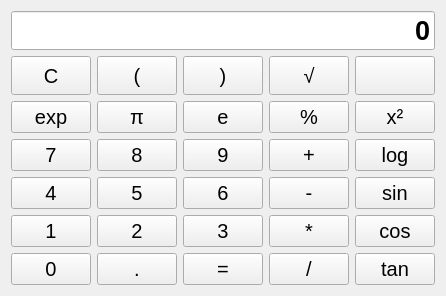
      <widget class="QWidget" name="engineer_page">
       <layout class="QGridLayout" name="gridLayout_6">
        <item row="1" column="0">
         <layout class="QGridLayout" name="gridLayout_5">
          <item row="4" column="2">
           <widget class="QPushButton" name="btn_e">
            <property name="sizePolicy">
             <sizepolicy hsizetype="Expanding" vsizetype="Expanding">
              <horstretch>0</horstretch>
              <verstretch>0</verstretch>
             </sizepolicy>
            </property>
            <property name="minimumSize">
             <size>
              <width>60</width>
              <height>0</height>
             </size>
            </property>
            <property name="font">
             <font>
              <pointsize>15</pointsize>
             </font>
            </property>
            <property name="styleSheet">
             <string notr="true"/>
            </property>
            <property name="text">
             <string>e</string>
            </property>
           </widget>
          </item>
          <item row="7" column="2">
           <widget class="QPushButton" name="btn_3_2">
            <property name="sizePolicy">
             <sizepolicy hsizetype="Expanding" vsizetype="Expanding">
              <horstretch>0</horstretch>
              <verstretch>0</verstretch>
             </sizepolicy>
            </property>
            <property name="minimumSize">
             <size>
              <width>60</width>
              <height>0</height>
             </size>
            </property>
            <property name="font">
             <font>
              <pointsize>15</pointsize>
             </font>
            </property>
            <property name="text">
             <string>3</string>
            </property>
           </widget>
          </item>
          <item row="5" column="1">
           <widget class="QPushButton" name="btn_8_2">
            <property name="sizePolicy">
             <sizepolicy hsizetype="Expanding" vsizetype="Expanding">
              <horstretch>0</horstretch>
              <verstretch>0</verstretch>
             </sizepolicy>
            </property>
            <property name="minimumSize">
             <size>
              <width>60</width>
              <height>0</height>
             </size>
            </property>
            <property name="font">
             <font>
              <pointsize>15</pointsize>
             </font>
            </property>
            <property name="text">
             <string>8</string>
            </property>
           </widget>
          </item>
          <item row="7" column="3">
           <widget class="QPushButton" name="btn_multiple_2">
            <property name="sizePolicy">
             <sizepolicy hsizetype="Expanding" vsizetype="Expanding">
              <horstretch>0</horstretch>
              <verstretch>0</verstretch>
             </sizepolicy>
            </property>
            <property name="minimumSize">
             <size>
              <width>60</width>
              <height>0</height>
             </size>
            </property>
            <property name="font">
             <font>
              <pointsize>15</pointsize>
             </font>
            </property>
            <property name="styleSheet">
             <string notr="true"/>
            </property>
            <property name="text">
             <string>*</string>
            </property>
           </widget>
          </item>
          <item row="7" column="0">
           <widget class="QPushButton" name="btn_1_2">
            <property name="sizePolicy">
             <sizepolicy hsizetype="Expanding" vsizetype="Expanding">
              <horstretch>0</horstretch>
              <verstretch>0</verstretch>
             </sizepolicy>
            </property>
            <property name="minimumSize">
             <size>
              <width>60</width>
              <height>0</height>
             </size>
            </property>
            <property name="font">
             <font>
              <pointsize>15</pointsize>
             </font>
            </property>
            <property name="text">
             <string>1</string>
            </property>
           </widget>
          </item>
          <item row="7" column="4">
           <widget class="QPushButton" name="btn_cos">
            <property name="sizePolicy">
             <sizepolicy hsizetype="Expanding" vsizetype="Expanding">
              <horstretch>0</horstretch>
              <verstretch>0</verstretch>
             </sizepolicy>
            </property>
            <property name="minimumSize">
             <size>
              <width>60</width>
              <height>0</height>
             </size>
            </property>
            <property name="font">
             <font>
              <pointsize>15</pointsize>
             </font>
            </property>
            <property name="styleSheet">
             <string notr="true"/>
            </property>
            <property name="text">
             <string>cos</string>
            </property>
           </widget>
          </item>
          <item row="8" column="1">
           <widget class="QPushButton" name="btn_dot_2">
            <property name="sizePolicy">
             <sizepolicy hsizetype="Expanding" vsizetype="Expanding">
              <horstretch>0</horstretch>
              <verstretch>0</verstretch>
             </sizepolicy>
            </property>
            <property name="minimumSize">
             <size>
              <width>60</width>
              <height>0</height>
             </size>
            </property>
            <property name="font">
             <font>
              <pointsize>15</pointsize>
             </font>
            </property>
            <property name="text">
             <string>.</string>
            </property>
           </widget>
          </item>
          <item row="4" column="0">
           <widget class="QPushButton" name="btn_exp">
            <property name="sizePolicy">
             <sizepolicy hsizetype="Expanding" vsizetype="Expanding">
              <horstretch>0</horstretch>
              <verstretch>0</verstretch>
             </sizepolicy>
            </property>
            <property name="minimumSize">
             <size>
              <width>60</width>
              <height>0</height>
             </size>
            </property>
            <property name="font">
             <font>
              <pointsize>15</pointsize>
             </font>
            </property>
            <property name="styleSheet">
             <string notr="true"/>
            </property>
            <property name="text">
             <string>exp</string>
            </property>
           </widget>
          </item>
          <item row="6" column="1">
           <widget class="QPushButton" name="btn_5_2">
            <property name="sizePolicy">
             <sizepolicy hsizetype="Expanding" vsizetype="Expanding">
              <horstretch>0</horstretch>
              <verstretch>0</verstretch>
             </sizepolicy>
            </property>
            <property name="minimumSize">
             <size>
              <width>60</width>
              <height>0</height>
             </size>
            </property>
            <property name="font">
             <font>
              <pointsize>15</pointsize>
             </font>
            </property>
            <property name="text">
             <string>5</string>
            </property>
           </widget>
          </item>
          <item row="8" column="0">
           <widget class="QPushButton" name="btn_0_2">
            <property name="sizePolicy">
             <sizepolicy hsizetype="Expanding" vsizetype="Expanding">
              <horstretch>0</horstretch>
              <verstretch>0</verstretch>
             </sizepolicy>
            </property>
            <property name="minimumSize">
             <size>
              <width>60</width>
              <height>0</height>
             </size>
            </property>
            <property name="font">
             <font>
              <pointsize>15</pointsize>
             </font>
            </property>
            <property name="text">
             <string>0</string>
            </property>
           </widget>
          </item>
          <item row="3" column="1">
           <widget class="QPushButton" name="btn_leftbracket_2">
            <property name="sizePolicy">
             <sizepolicy hsizetype="Expanding" vsizetype="Expanding">
              <horstretch>0</horstretch>
              <verstretch>0</verstretch>
             </sizepolicy>
            </property>
            <property name="minimumSize">
             <size>
              <width>60</width>
              <height>0</height>
             </size>
            </property>
            <property name="font">
             <font>
              <pointsize>15</pointsize>
             </font>
            </property>
            <property name="text">
             <string>(</string>
            </property>
           </widget>
          </item>
          <item row="3" column="0">
           <widget class="QPushButton" name="btn_clear_2">
            <property name="sizePolicy">
             <sizepolicy hsizetype="Expanding" vsizetype="Expanding">
              <horstretch>0</horstretch>
              <verstretch>0</verstretch>
             </sizepolicy>
            </property>
            <property name="minimumSize">
             <size>
              <width>60</width>
              <height>0</height>
             </size>
            </property>
            <property name="font">
             <font>
              <pointsize>15</pointsize>
             </font>
            </property>
            <property name="styleSheet">
             <string notr="true"/>
            </property>
            <property name="text">
             <string>C</string>
            </property>
           </widget>
          </item>
          <item row="4" column="4">
           <widget class="QPushButton" name="btn_square">
            <property name="sizePolicy">
             <sizepolicy hsizetype="Expanding" vsizetype="Expanding">
              <horstretch>0</horstretch>
              <verstretch>0</verstretch>
             </sizepolicy>
            </property>
            <property name="minimumSize">
             <size>
              <width>60</width>
              <height>0</height>
             </size>
            </property>
            <property name="font">
             <font>
              <pointsize>15</pointsize>
             </font>
            </property>
            <property name="text">
             <string>x²</string>
            </property>
           </widget>
          </item>
          <item row="3" column="3">
           <widget class="QPushButton" name="btn_radical">
            <property name="sizePolicy">
             <sizepolicy hsizetype="Expanding" vsizetype="Expanding">
              <horstretch>0</horstretch>
              <verstretch>0</verstretch>
             </sizepolicy>
            </property>
            <property name="minimumSize">
             <size>
              <width>60</width>
              <height>0</height>
             </size>
            </property>
            <property name="font">
             <font>
              <pointsize>15</pointsize>
             </font>
            </property>
            <property name="text">
             <string>√</string>
            </property>
           </widget>
          </item>
          <item row="4" column="1">
           <widget class="QPushButton" name="btn_pi">
            <property name="sizePolicy">
             <sizepolicy hsizetype="Expanding" vsizetype="Expanding">
              <horstretch>0</horstretch>
              <verstretch>0</verstretch>
             </sizepolicy>
            </property>
            <property name="minimumSize">
             <size>
              <width>60</width>
              <height>0</height>
             </size>
            </property>
            <property name="font">
             <font>
              <pointsize>15</pointsize>
             </font>
            </property>
            <property name="styleSheet">
             <string notr="true"/>
            </property>
            <property name="text">
             <string>π</string>
            </property>
           </widget>
          </item>
          <item row="6" column="0">
           <widget class="QPushButton" name="btn_4_2">
            <property name="sizePolicy">
             <sizepolicy hsizetype="Expanding" vsizetype="Expanding">
              <horstretch>0</horstretch>
              <verstretch>0</verstretch>
             </sizepolicy>
            </property>
            <property name="minimumSize">
             <size>
              <width>60</width>
              <height>0</height>
             </size>
            </property>
            <property name="font">
             <font>
              <pointsize>15</pointsize>
             </font>
            </property>
            <property name="text">
             <string>4</string>
            </property>
           </widget>
          </item>
          <item row="4" column="3">
           <widget class="QPushButton" name="btn_procent">
            <property name="sizePolicy">
             <sizepolicy hsizetype="Expanding" vsizetype="Expanding">
              <horstretch>0</horstretch>
              <verstretch>0</verstretch>
             </sizepolicy>
            </property>
            <property name="minimumSize">
             <size>
              <width>60</width>
              <height>0</height>
             </size>
            </property>
            <property name="font">
             <font>
              <pointsize>15</pointsize>
             </font>
            </property>
            <property name="styleSheet">
             <string notr="true"/>
            </property>
            <property name="text">
             <string>%</string>
            </property>
           </widget>
          </item>
          <item row="5" column="4">
           <widget class="QPushButton" name="btn_log">
            <property name="sizePolicy">
             <sizepolicy hsizetype="Expanding" vsizetype="Expanding">
              <horstretch>0</horstretch>
              <verstretch>0</verstretch>
             </sizepolicy>
            </property>
            <property name="minimumSize">
             <size>
              <width>60</width>
              <height>0</height>
             </size>
            </property>
            <property name="font">
             <font>
              <pointsize>15</pointsize>
             </font>
            </property>
            <property name="styleSheet">
             <string notr="true"/>
            </property>
            <property name="text">
             <string>log</string>
            </property>
           </widget>
          </item>
          <item row="5" column="0">
           <widget class="QPushButton" name="btn_7_2">
            <property name="sizePolicy">
             <sizepolicy hsizetype="Expanding" vsizetype="Expanding">
              <horstretch>0</horstretch>
              <verstretch>0</verstretch>
             </sizepolicy>
            </property>
            <property name="minimumSize">
             <size>
              <width>60</width>
              <height>0</height>
             </size>
            </property>
            <property name="font">
             <font>
              <pointsize>15</pointsize>
             </font>
            </property>
            <property name="text">
             <string>7</string>
            </property>
           </widget>
          </item>
          <item row="6" column="3">
           <widget class="QPushButton" name="btn_minus_2">
            <property name="sizePolicy">
             <sizepolicy hsizetype="Expanding" vsizetype="Expanding">
              <horstretch>0</horstretch>
              <verstretch>0</verstretch>
             </sizepolicy>
            </property>
            <property name="minimumSize">
             <size>
              <width>60</width>
              <height>0</height>
             </size>
            </property>
            <property name="font">
             <font>
              <pointsize>15</pointsize>
             </font>
            </property>
            <property name="styleSheet">
             <string notr="true"/>
            </property>
            <property name="text">
             <string>-</string>
            </property>
           </widget>
          </item>
          <item row="5" column="3">
           <widget class="QPushButton" name="btn_plus_2">
            <property name="sizePolicy">
             <sizepolicy hsizetype="Expanding" vsizetype="Expanding">
              <horstretch>0</horstretch>
              <verstretch>0</verstretch>
             </sizepolicy>
            </property>
            <property name="minimumSize">
             <size>
              <width>60</width>
              <height>0</height>
             </size>
            </property>
            <property name="font">
             <font>
              <pointsize>15</pointsize>
             </font>
            </property>
            <property name="styleSheet">
             <string notr="true"/>
            </property>
            <property name="text">
             <string>+</string>
            </property>
           </widget>
          </item>
          <item row="8" column="4">
           <widget class="QPushButton" name="btn_tan">
            <property name="sizePolicy">
             <sizepolicy hsizetype="Expanding" vsizetype="Expanding">
              <horstretch>0</horstretch>
              <verstretch>0</verstretch>
             </sizepolicy>
            </property>
            <property name="minimumSize">
             <size>
              <width>60</width>
              <height>0</height>
             </size>
            </property>
            <property name="font">
             <font>
              <pointsize>15</pointsize>
             </font>
            </property>
            <property name="styleSheet">
             <string notr="true"/>
            </property>
            <property name="text">
             <string>tan</string>
            </property>
           </widget>
          </item>
          <item row="5" column="2">
           <widget class="QPushButton" name="btn_9_2">
            <property name="sizePolicy">
             <sizepolicy hsizetype="Expanding" vsizetype="Expanding">
              <horstretch>0</horstretch>
              <verstretch>0</verstretch>
             </sizepolicy>
            </property>
            <property name="minimumSize">
             <size>
              <width>60</width>
              <height>0</height>
             </size>
            </property>
            <property name="font">
             <font>
              <pointsize>15</pointsize>
             </font>
            </property>
            <property name="text">
             <string>9</string>
            </property>
           </widget>
          </item>
          <item row="3" column="2">
           <widget class="QPushButton" name="btn_rightbracket_2">
            <property name="sizePolicy">
             <sizepolicy hsizetype="Expanding" vsizetype="Expanding">
              <horstretch>0</horstretch>
              <verstretch>0</verstretch>
             </sizepolicy>
            </property>
            <property name="minimumSize">
             <size>
              <width>60</width>
              <height>0</height>
             </size>
            </property>
            <property name="font">
             <font>
              <pointsize>15</pointsize>
             </font>
            </property>
            <property name="text">
             <string>)</string>
            </property>
           </widget>
          </item>
          <item row="6" column="4">
           <widget class="QPushButton" name="btn_sin">
            <property name="sizePolicy">
             <sizepolicy hsizetype="Expanding" vsizetype="Expanding">
              <horstretch>0</horstretch>
              <verstretch>0</verstretch>
             </sizepolicy>
            </property>
            <property name="minimumSize">
             <size>
              <width>60</width>
              <height>0</height>
             </size>
            </property>
            <property name="font">
             <font>
              <pointsize>15</pointsize>
             </font>
            </property>
            <property name="styleSheet">
             <string notr="true"/>
            </property>
            <property name="text">
             <string>sin</string>
            </property>
           </widget>
          </item>
          <item row="8" column="2">
           <widget class="QPushButton" name="btn_equal_2">
            <property name="sizePolicy">
             <sizepolicy hsizetype="Expanding" vsizetype="Expanding">
              <horstretch>0</horstretch>
              <verstretch>0</verstretch>
             </sizepolicy>
            </property>
            <property name="minimumSize">
             <size>
              <width>60</width>
              <height>0</height>
             </size>
            </property>
            <property name="font">
             <font>
              <pointsize>15</pointsize>
             </font>
            </property>
            <property name="styleSheet">
             <string notr="true"/>
            </property>
            <property name="text">
             <string>=</string>
            </property>
           </widget>
          </item>
          <item row="6" column="2">
           <widget class="QPushButton" name="btn_6_2">
            <property name="sizePolicy">
             <sizepolicy hsizetype="Expanding" vsizetype="Expanding">
              <horstretch>0</horstretch>
              <verstretch>0</verstretch>
             </sizepolicy>
            </property>
            <property name="minimumSize">
             <size>
              <width>60</width>
              <height>0</height>
             </size>
            </property>
            <property name="font">
             <font>
              <pointsize>15</pointsize>
             </font>
            </property>
            <property name="text">
             <string>6</string>
            </property>
           </widget>
          </item>
          <item row="7" column="1">
           <widget class="QPushButton" name="btn_2_2">
            <property name="sizePolicy">
             <sizepolicy hsizetype="Expanding" vsizetype="Expanding">
              <horstretch>0</horstretch>
              <verstretch>0</verstretch>
             </sizepolicy>
            </property>
            <property name="minimumSize">
             <size>
              <width>60</width>
              <height>0</height>
             </size>
            </property>
            <property name="font">
             <font>
              <pointsize>15</pointsize>
             </font>
            </property>
            <property name="text">
             <string>2</string>
            </property>
           </widget>
          </item>
          <item row="3" column="4">
           <widget class="QPushButton" name="btn_del_2">
            <property name="sizePolicy">
             <sizepolicy hsizetype="Expanding" vsizetype="Expanding">
              <horstretch>0</horstretch>
              <verstretch>0</verstretch>
             </sizepolicy>
            </property>
            <property name="minimumSize">
             <size>
              <width>60</width>
              <height>0</height>
             </size>
            </property>
            <property name="font">
             <font>
              <pointsize>20</pointsize>
             </font>
            </property>
            <property name="styleSheet">
             <string notr="true"/>
            </property>
            <property name="text">
             <string/>
            </property>
            <property name="icon">
             <iconset theme="edit-undo">
              <normaloff>.</normaloff>.</iconset>
            </property>
            <property name="iconSize">
             <size>
              <width>32</width>
              <height>32</height>
             </size>
            </property>
           </widget>
          </item>
          <item row="8" column="3">
           <widget class="QPushButton" name="btn_divide_2">
            <property name="sizePolicy">
             <sizepolicy hsizetype="Expanding" vsizetype="Expanding">
              <horstretch>0</horstretch>
              <verstretch>0</verstretch>
             </sizepolicy>
            </property>
            <property name="minimumSize">
             <size>
              <width>60</width>
              <height>0</height>
             </size>
            </property>
            <property name="font">
             <font>
              <pointsize>15</pointsize>
             </font>
            </property>
            <property name="styleSheet">
             <string notr="true"/>
            </property>
            <property name="text">
             <string>/</string>
            </property>
           </widget>
          </item>
          <item row="2" column="0" colspan="5">
           <widget class="QLineEdit" name="line_result_2">
            <property name="sizePolicy">
             <sizepolicy hsizetype="Expanding" vsizetype="Expanding">
              <horstretch>0</horstretch>
              <verstretch>0</verstretch>
             </sizepolicy>
            </property>
            <property name="font">
             <font>
              <pointsize>20</pointsize>
              <bold>true</bold>
             </font>
            </property>
            <property name="styleSheet">
             <string notr="true"/>
            </property>
            <property name="text">
             <string>0</string>
            </property>
            <property name="alignment">
             <set>Qt::AlignRight|Qt::AlignTrailing|Qt::AlignVCenter</set>
            </property>
            <property name="readOnly">
             <bool>true</bool>
            </property>
           </widget>
          </item>
         </layout>
        </item>
       </layout>
      </widget>
